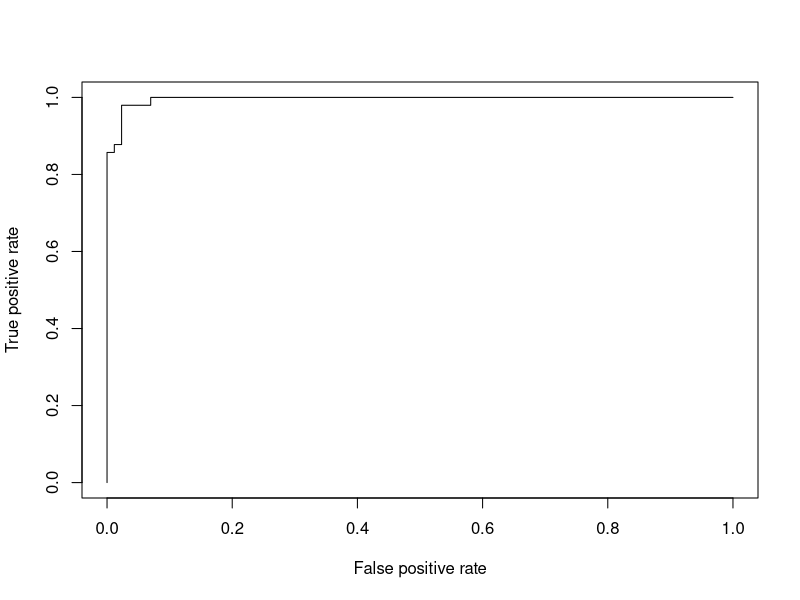

Reproduce this figure in R.
## ---- chunk 1
library(mlbench)
data(BreastCancer)
str(BreastCancer)

BreastCancer$Cl.thickness <- as.numeric(as.character(BreastCancer$Cl.thickness))
BreastCancer$Cell.size <- as.numeric(as.character(BreastCancer$Cell.size))
BreastCancer$Cell.shape <- as.numeric(as.character(BreastCancer$Cell.shape))
BreastCancer$Marg.adhesion <- as.numeric(as.character(BreastCancer$Marg.adhesion))
BreastCancer$Epith.c.size <- as.numeric(as.character(BreastCancer$Epith.c.size))
BreastCancer$Bare.nuclei <- as.numeric(as.character(BreastCancer$Bare.nuclei))
BreastCancer$Bl.cromatin <- as.numeric(as.character(BreastCancer$Bl.cromatin))
BreastCancer$Normal.nucleoli <- as.numeric(as.character(BreastCancer$Normal.nucleoli))
BreastCancer$Mitoses <- as.numeric(as.character(BreastCancer$Mitoses))

str(BreastCancer)
## ---- chunk 2
# Separate our data to train and test set - 80% train, 20% test
index <- sample(1:nrow(BreastCancer),round(0.80*nrow(BreastCancer)))
train <- BreastCancer[index,]
test <- BreastCancer[-index,]

train <- train[complete.cases(train),]
test <- test[complete.cases(test),]
## ---- chunk 3
# Fit logistic regression on the train data
glm.fit <- glm(Class ~ Cell.size + Cell.shape + Bare.nuclei + Cl.thickness + Marg.adhesion + Epith.c.size + Bl.cromatin + Normal.nucleoli + Mitoses , data = train, family = binomial)
summary(glm.fit)
# family = binomial to tell R to perform logistic regression and not some other type of 
# generalized model

# Variable importance
library(caret)
varImp(glm.fit)
## ---- chunk 4
# How well does the model perform on the test data?
# Find probabilities for each data point in the test set
probabilities <- predict(glm.fit, newdata = test,type = "response")

# Convert to predictions
contrasts(test$Class)
predictions <- rep("benign", nrow(test))
predictions[probabilities >0.5] = "malignant"

# Create confusion matrix
confusion_matrix <- table(predictions, test$Class)
confusion_matrix
## ---- chunk 5
#AUC
library(ROCR)
# Compute AUC for predicting Class with the model
prob <- predict(glm.fit, newdata=test, type="response")
pred <- prediction(prob, test$Class)
perf <- performance(pred, measure = "tpr", x.measure = "fpr")
plot(perf)

auc <- performance(pred, measure = "auc")
auc <- auc@y.values[[1]]
auc
## ---- chunk 6
library(class)
# Predict the labels of the test set simultaneously with the training of the model
prediction_knn <- knn(train[,2:10], test[,2:10], train$Class, k=4)
# Confusion matrix
table(prediction_knn, test$Class)
